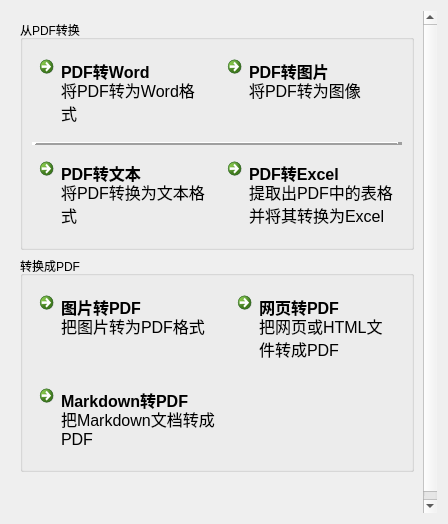
<?xml version="1.0" encoding="UTF-8"?>
<ui version="4.0">
 <class>Form</class>
 <widget class="QWidget" name="Form">
  <property name="geometry">
   <rect>
    <x>0</x>
    <y>0</y>
    <width>448</width>
    <height>524</height>
   </rect>
  </property>
  <property name="font">
   <font>
    <pointsize>12</pointsize>
   </font>
  </property>
  <property name="windowTitle">
   <string>Form</string>
  </property>
  <property name="styleSheet">
   <string notr="true">QCommandLinkButton{
    border-radius: 10px;
    padding: 8px;
}
QPushButton:hover { 
	background-color: rgb(235,237,239);
}
QPushButton:pressed { 
    background-color: lightgray;
	border: 2px solid #888888;
}</string>
  </property>
  <layout class="QGridLayout" name="gridLayout_2">
   <item row="0" column="0">
    <widget class="QScrollArea" name="scrollArea">
     <property name="frameShape">
      <enum>QFrame::Shape::NoFrame</enum>
     </property>
     <property name="lineWidth">
      <number>0</number>
     </property>
     <property name="widgetResizable">
      <bool>true</bool>
     </property>
     <widget class="QWidget" name="scrollAreaWidgetContents">
      <property name="geometry">
       <rect>
        <x>0</x>
        <y>0</y>
        <width>446</width>
        <height>517</height>
       </rect>
      </property>
      <layout class="QVBoxLayout" name="verticalLayout_8">
       <item>
        <widget class="QGroupBox" name="groupBox">
         <property name="title">
          <string>从PDF转换</string>
         </property>
         <property name="flat">
          <bool>true</bool>
         </property>
         <layout class="QGridLayout" name="gridLayout">
          <item row="1" column="0" colspan="2">
           <widget class="Line" name="line_5">
            <property name="styleSheet">
             <string notr="true">border-bottom: 2px solid #888888;</string>
            </property>
            <property name="frameShadow">
             <enum>QFrame::Shadow::Raised</enum>
            </property>
            <property name="lineWidth">
             <number>5</number>
            </property>
            <property name="orientation">
             <enum>Qt::Orientation::Horizontal</enum>
            </property>
           </widget>
          </item>
          <item row="2" column="0">
           <widget class="QCommandLinkButton" name="commandLinkButton_pdf2txt">
            <property name="enabled">
             <bool>true</bool>
            </property>
            <property name="sizePolicy">
             <sizepolicy hsizetype="Preferred" vsizetype="Minimum">
              <horstretch>0</horstretch>
              <verstretch>0</verstretch>
             </sizepolicy>
            </property>
            <property name="font">
             <font>
              <family>Segoe UI</family>
              <pointsize>12</pointsize>
             </font>
            </property>
            <property name="cursor">
             <cursorShape>PointingHandCursor</cursorShape>
            </property>
            <property name="tabletTracking">
             <bool>false</bool>
            </property>
            <property name="focusPolicy">
             <enum>Qt::FocusPolicy::StrongFocus</enum>
            </property>
            <property name="contextMenuPolicy">
             <enum>Qt::ContextMenuPolicy::DefaultContextMenu</enum>
            </property>
            <property name="toolTipDuration">
             <number>-1</number>
            </property>
            <property name="layoutDirection">
             <enum>Qt::LayoutDirection::LeftToRight</enum>
            </property>
            <property name="autoFillBackground">
             <bool>false</bool>
            </property>
            <property name="text">
             <string>PDF转文本</string>
            </property>
            <property name="icon">
             <iconset resource="../../../resource.qrc">
              <normaloff>:/icons/resources/icons/txt.svg</normaloff>:/icons/resources/icons/txt.svg</iconset>
            </property>
            <property name="iconSize">
             <size>
              <width>50</width>
              <height>50</height>
             </size>
            </property>
            <property name="checkable">
             <bool>true</bool>
            </property>
            <property name="checked">
             <bool>false</bool>
            </property>
            <property name="autoRepeat">
             <bool>false</bool>
            </property>
            <property name="autoExclusive">
             <bool>false</bool>
            </property>
            <property name="autoDefault">
             <bool>false</bool>
            </property>
            <property name="default">
             <bool>false</bool>
            </property>
            <property name="description">
             <string>将PDF转换为文本格式</string>
            </property>
           </widget>
          </item>
          <item row="2" column="1">
           <widget class="QCommandLinkButton" name="commandLinkButton_pdf2excel">
            <property name="enabled">
             <bool>true</bool>
            </property>
            <property name="sizePolicy">
             <sizepolicy hsizetype="Preferred" vsizetype="Minimum">
              <horstretch>0</horstretch>
              <verstretch>0</verstretch>
             </sizepolicy>
            </property>
            <property name="font">
             <font>
              <family>Segoe UI</family>
              <pointsize>12</pointsize>
             </font>
            </property>
            <property name="cursor">
             <cursorShape>PointingHandCursor</cursorShape>
            </property>
            <property name="tabletTracking">
             <bool>false</bool>
            </property>
            <property name="focusPolicy">
             <enum>Qt::FocusPolicy::StrongFocus</enum>
            </property>
            <property name="contextMenuPolicy">
             <enum>Qt::ContextMenuPolicy::DefaultContextMenu</enum>
            </property>
            <property name="toolTipDuration">
             <number>-1</number>
            </property>
            <property name="layoutDirection">
             <enum>Qt::LayoutDirection::LeftToRight</enum>
            </property>
            <property name="autoFillBackground">
             <bool>false</bool>
            </property>
            <property name="text">
             <string>PDF转Excel</string>
            </property>
            <property name="icon">
             <iconset resource="../../../resource.qrc">
              <normaloff>:/icons/resources/icons/Excel.svg</normaloff>:/icons/resources/icons/Excel.svg</iconset>
            </property>
            <property name="iconSize">
             <size>
              <width>50</width>
              <height>50</height>
             </size>
            </property>
            <property name="checkable">
             <bool>false</bool>
            </property>
            <property name="checked">
             <bool>false</bool>
            </property>
            <property name="autoRepeat">
             <bool>false</bool>
            </property>
            <property name="autoExclusive">
             <bool>false</bool>
            </property>
            <property name="autoDefault">
             <bool>false</bool>
            </property>
            <property name="default">
             <bool>false</bool>
            </property>
            <property name="description">
             <string>提取出PDF中的表格并将其转换为Excel</string>
            </property>
           </widget>
          </item>
          <item row="0" column="1">
           <widget class="QCommandLinkButton" name="commandLinkButton_pdf2img">
            <property name="enabled">
             <bool>true</bool>
            </property>
            <property name="sizePolicy">
             <sizepolicy hsizetype="Preferred" vsizetype="Minimum">
              <horstretch>0</horstretch>
              <verstretch>0</verstretch>
             </sizepolicy>
            </property>
            <property name="font">
             <font>
              <family>Segoe UI</family>
              <pointsize>12</pointsize>
             </font>
            </property>
            <property name="cursor">
             <cursorShape>PointingHandCursor</cursorShape>
            </property>
            <property name="tabletTracking">
             <bool>false</bool>
            </property>
            <property name="focusPolicy">
             <enum>Qt::FocusPolicy::StrongFocus</enum>
            </property>
            <property name="contextMenuPolicy">
             <enum>Qt::ContextMenuPolicy::DefaultContextMenu</enum>
            </property>
            <property name="toolTipDuration">
             <number>-1</number>
            </property>
            <property name="layoutDirection">
             <enum>Qt::LayoutDirection::LeftToRight</enum>
            </property>
            <property name="autoFillBackground">
             <bool>false</bool>
            </property>
            <property name="text">
             <string>PDF转图片</string>
            </property>
            <property name="icon">
             <iconset resource="../../../resource.qrc">
              <normaloff>:/icons/resources/icons/图片.svg</normaloff>:/icons/resources/icons/图片.svg</iconset>
            </property>
            <property name="iconSize">
             <size>
              <width>50</width>
              <height>50</height>
             </size>
            </property>
            <property name="checkable">
             <bool>true</bool>
            </property>
            <property name="checked">
             <bool>false</bool>
            </property>
            <property name="autoRepeat">
             <bool>false</bool>
            </property>
            <property name="autoExclusive">
             <bool>false</bool>
            </property>
            <property name="autoDefault">
             <bool>false</bool>
            </property>
            <property name="default">
             <bool>false</bool>
            </property>
            <property name="description">
             <string>将PDF转为图像</string>
            </property>
           </widget>
          </item>
          <item row="0" column="0">
           <widget class="QCommandLinkButton" name="commandLinkButton_pdf2word">
            <property name="enabled">
             <bool>true</bool>
            </property>
            <property name="sizePolicy">
             <sizepolicy hsizetype="Preferred" vsizetype="Minimum">
              <horstretch>0</horstretch>
              <verstretch>0</verstretch>
             </sizepolicy>
            </property>
            <property name="font">
             <font>
              <family>Segoe UI</family>
              <pointsize>12</pointsize>
             </font>
            </property>
            <property name="cursor">
             <cursorShape>PointingHandCursor</cursorShape>
            </property>
            <property name="tabletTracking">
             <bool>false</bool>
            </property>
            <property name="focusPolicy">
             <enum>Qt::FocusPolicy::StrongFocus</enum>
            </property>
            <property name="contextMenuPolicy">
             <enum>Qt::ContextMenuPolicy::DefaultContextMenu</enum>
            </property>
            <property name="toolTipDuration">
             <number>-1</number>
            </property>
            <property name="layoutDirection">
             <enum>Qt::LayoutDirection::LeftToRight</enum>
            </property>
            <property name="autoFillBackground">
             <bool>false</bool>
            </property>
            <property name="text">
             <string>PDF转Word</string>
            </property>
            <property name="icon">
             <iconset resource="../../../resource.qrc">
              <normaloff>:/icons/resources/icons/word.svg</normaloff>:/icons/resources/icons/word.svg</iconset>
            </property>
            <property name="iconSize">
             <size>
              <width>50</width>
              <height>50</height>
             </size>
            </property>
            <property name="checkable">
             <bool>true</bool>
            </property>
            <property name="checked">
             <bool>false</bool>
            </property>
            <property name="autoRepeat">
             <bool>false</bool>
            </property>
            <property name="autoExclusive">
             <bool>false</bool>
            </property>
            <property name="autoDefault">
             <bool>false</bool>
            </property>
            <property name="default">
             <bool>false</bool>
            </property>
            <property name="description">
             <string>将PDF转为Word格式</string>
            </property>
           </widget>
          </item>
         </layout>
        </widget>
       </item>
       <item>
        <widget class="QGroupBox" name="groupBox_2">
         <property name="title">
          <string>转换成PDF</string>
         </property>
         <property name="flat">
          <bool>true</bool>
         </property>
         <property name="checkable">
          <bool>false</bool>
         </property>
         <layout class="QGridLayout" name="gridLayout_3">
          <item row="0" column="0">
           <widget class="QCommandLinkButton" name="commandLinkButton_img2pdf">
            <property name="font">
             <font>
              <family>Segoe UI</family>
              <pointsize>12</pointsize>
             </font>
            </property>
            <property name="text">
             <string>图片转PDF</string>
            </property>
            <property name="icon">
             <iconset resource="../../../resource.qrc">
              <normaloff>:/icons/resources/icons/图片.svg</normaloff>:/icons/resources/icons/图片.svg</iconset>
            </property>
            <property name="iconSize">
             <size>
              <width>50</width>
              <height>50</height>
             </size>
            </property>
            <property name="description">
             <string>把图片转为PDF格式</string>
            </property>
           </widget>
          </item>
          <item row="0" column="1">
           <widget class="QCommandLinkButton" name="commandLinkButton_web2pdf">
            <property name="font">
             <font>
              <family>Segoe UI</family>
              <pointsize>12</pointsize>
             </font>
            </property>
            <property name="text">
             <string>网页转PDF</string>
            </property>
            <property name="icon">
             <iconset resource="../../../resource.qrc">
              <normaloff>:/icons/resources/icons/html.svg</normaloff>:/icons/resources/icons/html.svg</iconset>
            </property>
            <property name="iconSize">
             <size>
              <width>50</width>
              <height>50</height>
             </size>
            </property>
            <property name="description">
             <string>把网页或HTML文件转成PDF</string>
            </property>
           </widget>
          </item>
          <item row="1" column="0">
           <widget class="QCommandLinkButton" name="commandLinkButton_md2pdf">
            <property name="font">
             <font>
              <family>Segoe UI</family>
              <pointsize>12</pointsize>
             </font>
            </property>
            <property name="text">
             <string>Markdown转PDF</string>
            </property>
            <property name="icon">
             <iconset resource="../../../resource.qrc">
              <normaloff>:/icons/resources/icons/markdown.svg</normaloff>:/icons/resources/icons/markdown.svg</iconset>
            </property>
            <property name="iconSize">
             <size>
              <width>50</width>
              <height>50</height>
             </size>
            </property>
            <property name="description">
             <string>把Markdown文档转成PDF</string>
            </property>
           </widget>
          </item>
         </layout>
        </widget>
       </item>
       <item>
        <spacer name="verticalSpacer">
         <property name="orientation">
          <enum>Qt::Orientation::Vertical</enum>
         </property>
         <property name="sizeHint" stdset="0">
          <size>
           <width>20</width>
           <height>40</height>
          </size>
         </property>
        </spacer>
       </item>
      </layout>
     </widget>
    </widget>
   </item>
  </layout>
 </widget>
 <resources>
  <include location="../../../resource.qrc"/>
 </resources>
 <connections/>
</ui>
